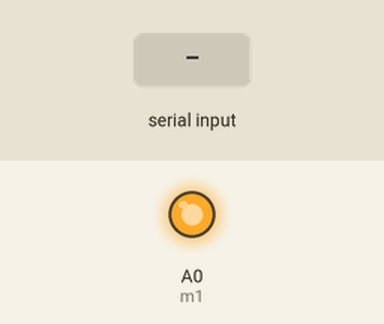
The sketch below on a simulated Arduino Uno, built with avr-gcc and run on an emulated ATmega328P. On the bench: output pins drawn as LEDs (lit = HIGH). The test bench sets the inputs (shaded band).

Above: at 1.2 s.
1.3 s: "p" received over Serial
At 3.4 s:
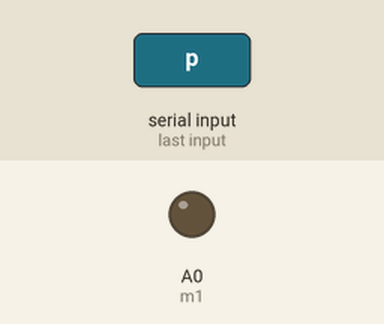
3.8 s: "s" received over Serial
At 5.3 s:
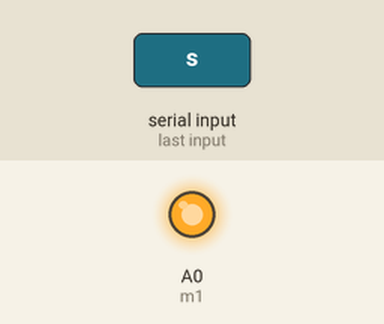
Timing chart, 0 to 6.8 s (numbered marks = the images above; inputs shaded):
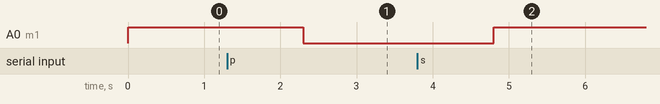

Measured:
- after the input at 1.3 s, A0 (m1): HIGH → LOW after 1.0 s
- after the input at 3.8 s, A0 (m1): LOW → HIGH after 1.0 s

The sketch:

cba.ino
```cpp
int m1 = A0;
int h = 255;
int i = 0;
String motion;

void setup()
{
  Serial.begin(9600);
  pinMode(m1, OUTPUT);
  analogWrite(m1, h);
}

void loop()
{
  while(Serial.available()== 0)
  {
    motion = Serial.readString();
    if(motion == "p")
    {
      analogWrite(m1, i);
    }
    if (motion == "s")
    {
      analogWrite(m1, h);
    }
  }
}
```
